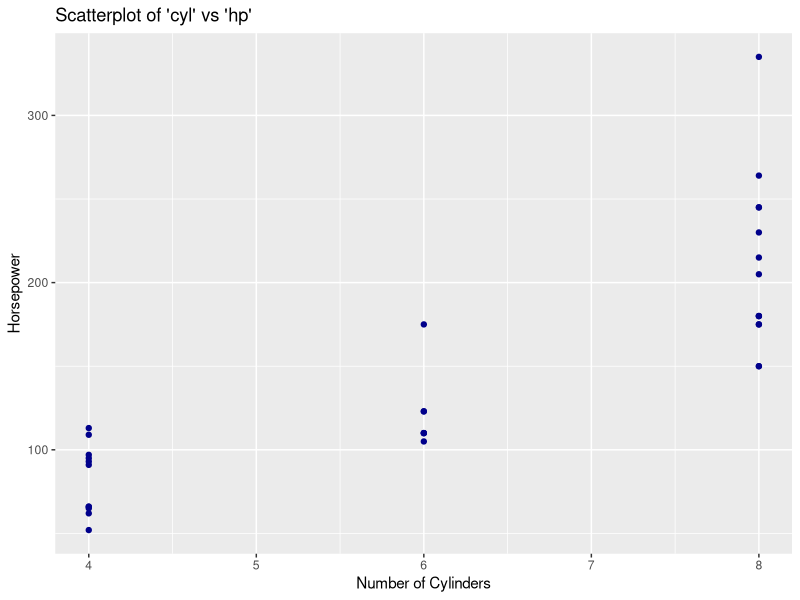
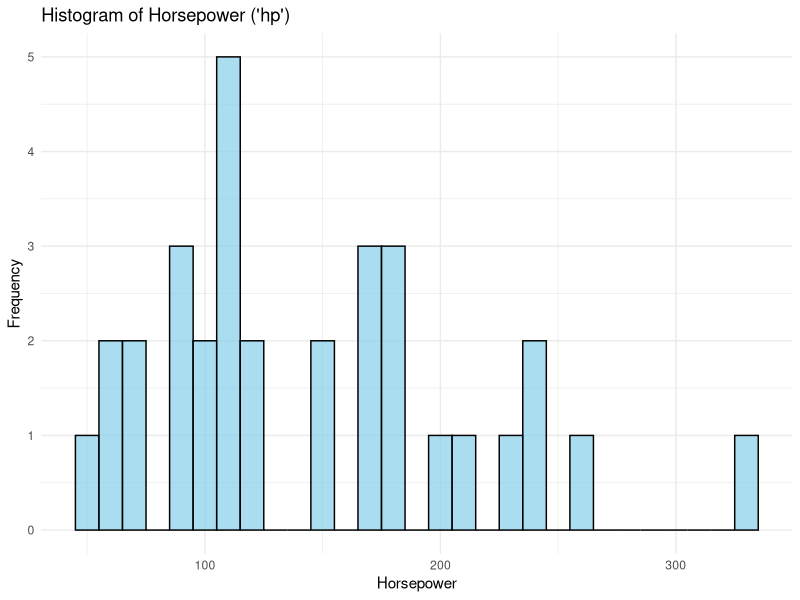

The R source for these figures, in order:
mtcars
head(mtcars)
# Check for missing values
is.na(mtcars)
sum(is.na(mtcars))

# Impute missing values in 'mpg' with the mean
mtcars$mpg[is.na(mtcars$mpg)] <- mean(mtcars$mpg, na.rm = TRUE)

cor_cyl_hp <- cor(mtcars$cyl, mtcars$hp)
print(paste("Correlation between 'cyl' and 'hp':", cor_cyl_hp))

library(ggplot2)
# Create a scatterplot for 'cyl' and 'hp'
ggplot(mtcars, aes(x = cyl, y = hp)) +
  geom_point(color = "darkblue") +
  labs(title = "Scatterplot of 'cyl' vs 'hp'",
       x = "Number of Cylinders",
       y = "Horsepower")


# Aggregate data by cylinder using dplyr
library(dplyr)
agg_dplyr <- mtcars %>% 
  group_by(cyl) %>% 
  summarize(avg_mpg = mean(mpg))

# Print the result of dplyr aggregation
print(agg_dplyr)
# Create a histogram for 'hp'
ggplot(mtcars, aes(x = hp)) +
  geom_histogram(binwidth = 10, fill = "skyblue", color = "black", alpha = 0.7) +
  
  # Labels and Title
  labs(title = "Histogram of Horsepower ('hp')",
       x = "Horsepower",
       y = "Frequency") +
  
  # Adjusting theme for better visualization
  theme_minimal()